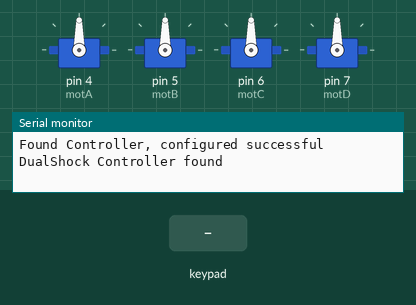
A sketch run on a simulated Arduino Uno, built with avr-gcc and run on an emulated ATmega328P. On the bench: 4 × servo, the last lines printed to the serial monitor. Inputs (shaded band) come from the test bench.

Above: at 1.5 s.
1.6 s: key 'O' pressed
At 2.7 s:
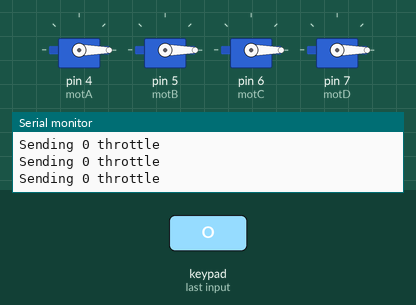
Timing chart, 0 to 4.6 s (numbered marks = the images above; inputs shaded):
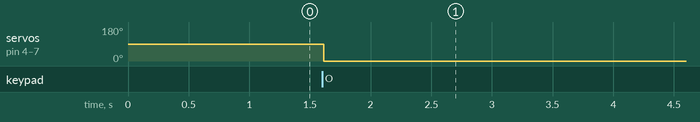

The sketch:

Drone_V1.ino
```cpp
//PS2 Controller
#include <PS2X_lib.h>  //for v1.6

#define PS2_DAT        13  //14
#define PS2_CMD        11  //15
#define PS2_SEL        10  //16
#define PS2_CLK        12  //17
byte error = 0;
byte type = 0;
PS2X ps2x;
int motorSpeed = 0;
byte vibration = 0;

//ESC
#include <Servo.h>

Servo motA, motB, motC, motD;
int mSpeed = 0;
#define MAX_SPEED 60
bool isCalibrated = false;
bool runLoopOnce = false;

void setup() {
  Serial.begin(9600);

  // wait until serial port opens for native USB devices
  while (! Serial) {
    delay(1);
  }

  //ps2-Controller

  delay(300);  //added delay to give wireless ps2 module some time to startup, before configuring it

  //setup pins and settings: GamePad(clock, command, attention, data, Pressures?, Rumble?) check for error
  error = ps2x.config_gamepad(PS2_CLK, PS2_CMD, PS2_SEL, PS2_DAT, false, true);

  if(error == 0){
    Serial.print("Found Controller, configured successful ");
  }
  else if(error == 1)
    Serial.println("No controller found, check wiring, see readme.txt to enable debug. visit www.billporter.info for troubleshooting tips");

  else if(error == 2)
    Serial.println("Controller found but not accepting commands. see readme.txt to enable debug. Visit www.billporter.info for troubleshooting tips");

  else if(error == 3)
    Serial.println("Controller refusing to enter Pressures mode, may not support it. ");

  type = ps2x.readType();

  switch(type) {
    case 0:
      Serial.println("Unknown Controller type found ");
      break;
    case 1:
      Serial.println("DualShock Controller found ");
      break;
    case 2:
      Serial.println("GuitarHero Controller found ");
      break;
  case 3:
      Serial.println("Wireless Sony DualShock Controller found ");
      break;
   }

  //ESC
  motA.attach(4, 1000, 2000); // 1000 and 2000 are very important ! Values can be different with other ESCs.
  motB.attach(5, 1000, 2000);
  motC.attach(6, 1000, 2000);
  motD.attach(7, 1000, 2000);

}

void loop() {

  ps2x.read_gamepad(false, vibration);

  //ESC-Calibration
  //Stufe 1
  if(!isCalibrated && ps2x.Button(PSB_L1)){
      Serial.println("Sending 180 throttle");

      motA.write(180);
      motB.write(180);
      motC.write(180);
      motD.write(180);

  }
  //Hier Motor anschließen, Stufe 2
  if(ps2x.Button(PSB_R1) || ps2x.Button(PSB_CIRCLE)){
    //Serial.println("L2 or Circle");
    Serial.println("Sending 0 throttle");
    setAllZero();
    mSpeed = 0;
    isCalibrated = true;
  }
  //Stufe 3
  /*
  if(ps2x.Button(PSB_TRIANGLE)){
    //Serial.println("Triangle");

    setAllZero();

    for(int i = 0; i < 21; i++){
        motA.write(i);
        motB.write(i);
        motC.write(i);
        motD.write(i);
        delay(200);
    }
    for(int i = 21; i > 0 ; i--){
        motA.write(i);
        motB.write(i);
        motC.write(i);
        motD.write(i);
        delay(200);
    }

    setAllZero();

  }
  */

  int y = ps2x.Analog(PSS_LY);

  if(y < 116){
    if(mSpeed < MAX_SPEED){
      mSpeed = mSpeed + 3;
    }
  }
  else if(y > 140){
    mSpeed = mSpeed - 3;
  }
  if(isCalibrated){
    motA.write(mSpeed);
    motB.write(mSpeed);
    motC.write(mSpeed);
    motD.write(mSpeed);
  }

  delay(50);
}

void setAllZero(){
  motA.write(0);
  motB.write(0);
  motC.write(0);
  motD.write(0);
}
```

Measured:
- after the input at 1.6 s, servo on pin 4 (motA), servo on pin 5 (motB), servo on pin 6 (motC), servo on pin 7 (motD): 90° → 0° at once
